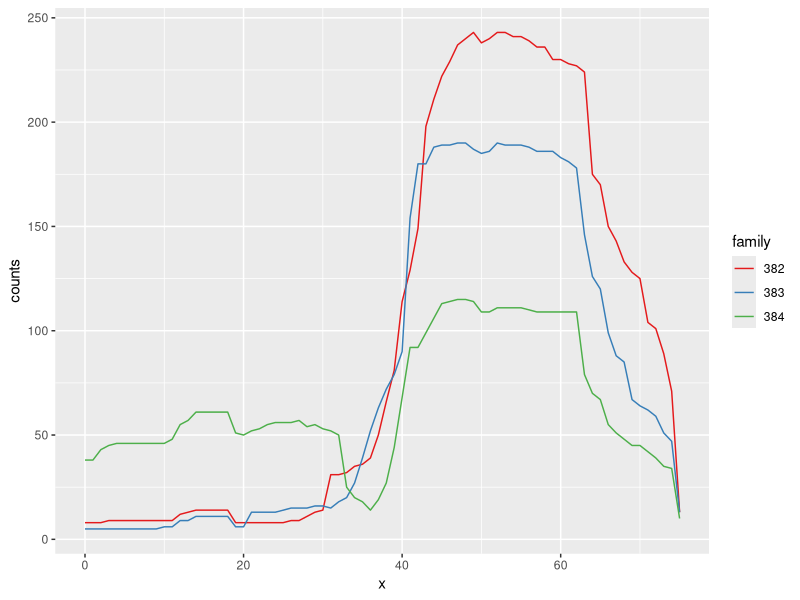
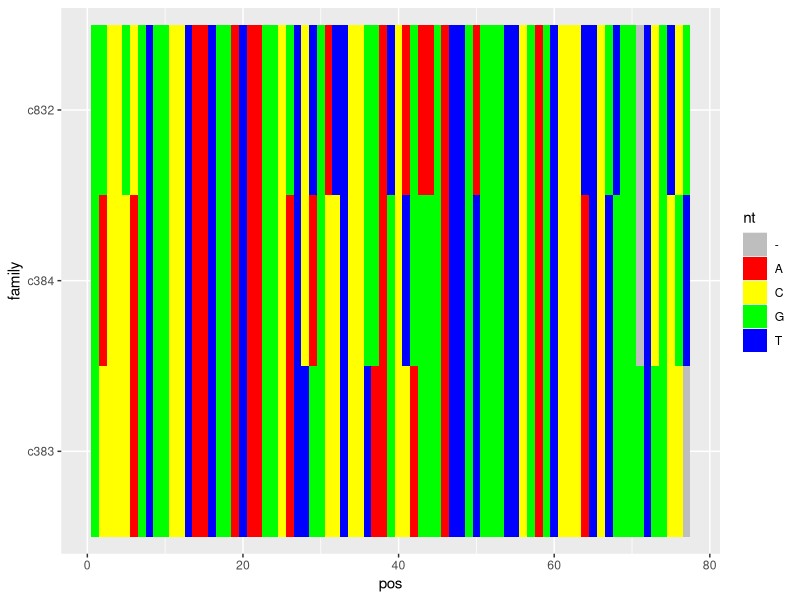
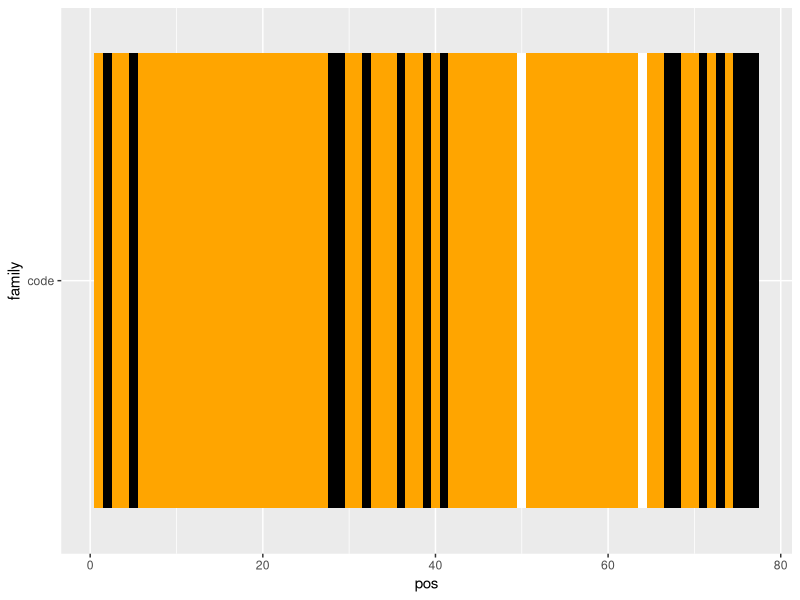

Generate these figures, in order, with R: (Note: this script raises an error after producing the figures.)
## ---- chunk 1
c382 = read.table("cluster_profile/c382/map.tsv")
c383 = read.table("cluster_profile/c383/map.tsv")
c384 = read.table("cluster_profile/c384/map.tsv")
align = read.table("cluster_profile/alignment.dat")
dat = rbind(c384,c383,c382)
## ---- chunk 2
library("dplyr")
dat_cov = apply( dat,1, function(v){
    data.frame(x=v[5]:v[6],y=1,family=v[4])
} )
dat_cov = do.call(rbind,dat_cov) %>% group_by(x,family) %>% dplyr::summarise(counts=sum(y)) %>% ungroup()

align = do.call(rbind, apply(align, 1, function(v){
    nt = unlist(strsplit(v[2],split=""))
    data.frame(nt=nt,pos=1:length(nt),family=v[1])
}))
## ---- chunk 3
library(ggplot2)
p1=ggplot(dat_cov) +
    geom_line(aes(x=x,y=counts,color=family))+
    scale_color_brewer(palette = "Set1")
p2=ggplot(align %>% filter(family!="code") , aes( y=family, x=pos, fill=nt)) +
    geom_tile() +
    scale_fill_manual(values = c("grey","red","yellow","green","blue"))
p3=ggplot(align %>% filter(family=="code") , aes( y=family, x=pos, fill=nt)) +
    geom_tile() +
    scale_fill_manual(values = c("white","orange","orange","black"),guide=FALSE)
tracks(p1,p3,p2)
